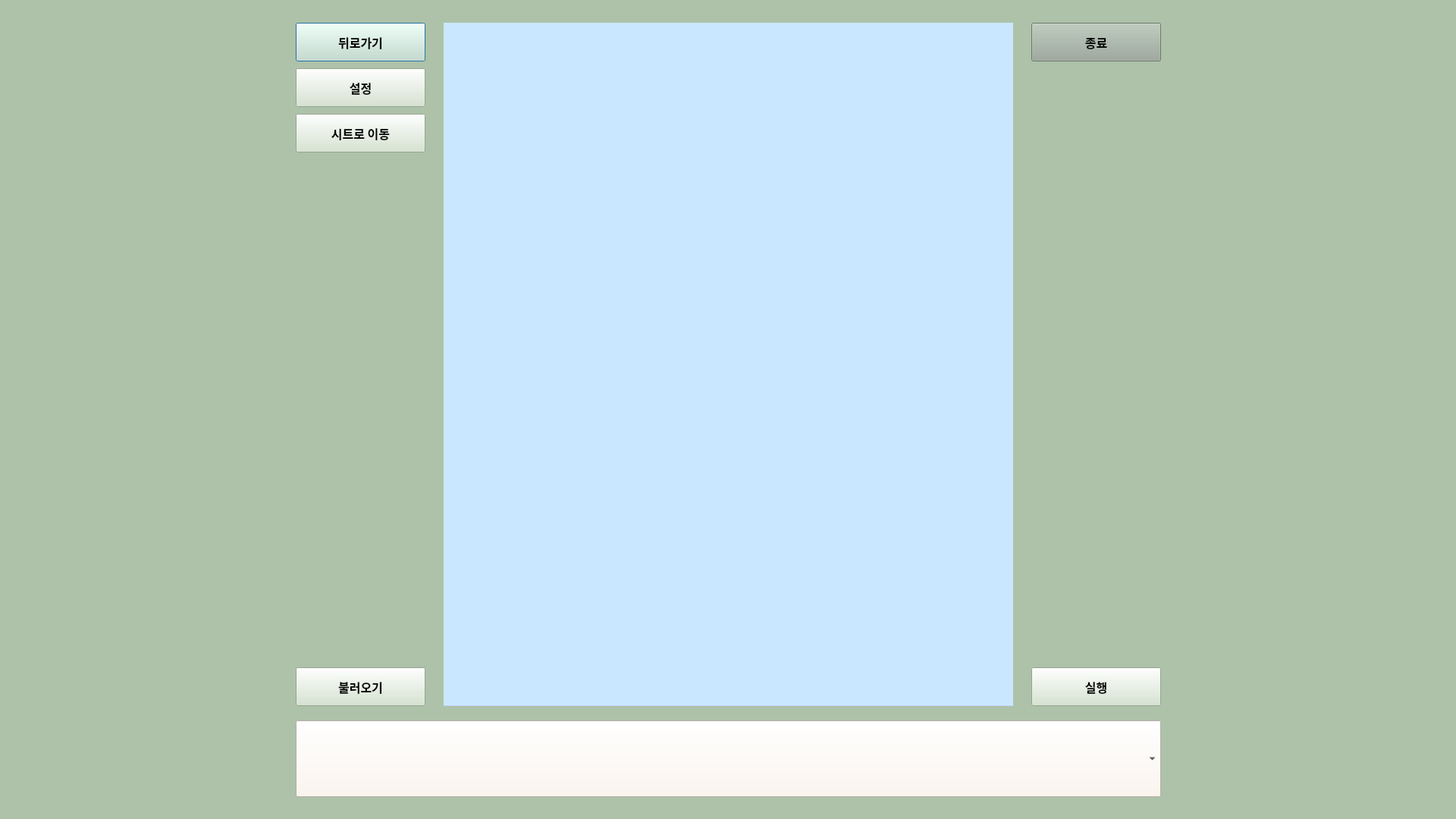
<?xml version="1.0" encoding="UTF-8"?>
<ui version="4.0">
 <class>Dialog</class>
 <widget class="QDialog" name="Dialog">
  <property name="geometry">
   <rect>
    <x>0</x>
    <y>0</y>
    <width>1920</width>
    <height>1080</height>
   </rect>
  </property>
  <property name="windowTitle">
   <string>Dialog</string>
  </property>
  <property name="styleSheet">
   <string notr="true">background-color:rgb(173, 194, 169)</string>
  </property>
  <widget class="QLabel" name="closemouth">
   <property name="geometry">
    <rect>
     <x>585</x>
     <y>30</y>
     <width>751</width>
     <height>900</height>
    </rect>
   </property>
   <property name="styleSheet">
    <string notr="true">background-color: rgb(201, 232, 255)</string>
   </property>
   <property name="text">
    <string/>
   </property>
   <property name="pixmap">
    <pixmap>방송부 버츄얼 그림/일곽버츄얼호랑이/A3.PNG</pixmap>
   </property>
   <property name="scaledContents">
    <bool>true</bool>
   </property>
  </widget>
  <widget class="QPushButton" name="returnbutton">
   <property name="geometry">
    <rect>
     <x>390</x>
     <y>30</y>
     <width>171</width>
     <height>51</height>
    </rect>
   </property>
   <property name="font">
    <font>
     <family>한컴 고딕</family>
     <pointsize>12</pointsize>
     <weight>75</weight>
     <bold>true</bold>
    </font>
   </property>
   <property name="styleSheet">
    <string notr="true">background-color: rgb(211, 228, 205)</string>
   </property>
   <property name="text">
    <string>뒤로가기</string>
   </property>
  </widget>
  <widget class="QLabel" name="speakinggif">
   <property name="geometry">
    <rect>
     <x>585</x>
     <y>30</y>
     <width>751</width>
     <height>901</height>
    </rect>
   </property>
   <property name="styleSheet">
    <string notr="true">background-color: rgb(201, 211, 255)</string>
   </property>
   <property name="text">
    <string/>
   </property>
   <property name="scaledContents">
    <bool>true</bool>
   </property>
  </widget>
  <widget class="QPushButton" name="tosheetbutton">
   <property name="geometry">
    <rect>
     <x>390</x>
     <y>150</y>
     <width>171</width>
     <height>51</height>
    </rect>
   </property>
   <property name="font">
    <font>
     <family>한컴 고딕</family>
     <pointsize>12</pointsize>
     <weight>75</weight>
     <bold>true</bold>
    </font>
   </property>
   <property name="styleSheet">
    <string notr="true">background-color: rgb(211, 228, 205)</string>
   </property>
   <property name="text">
    <string>시트로 이동</string>
   </property>
  </widget>
  <widget class="QPushButton" name="getsheetbutton">
   <property name="geometry">
    <rect>
     <x>390</x>
     <y>880</y>
     <width>171</width>
     <height>51</height>
    </rect>
   </property>
   <property name="font">
    <font>
     <family>한컴 고딕</family>
     <pointsize>12</pointsize>
     <weight>75</weight>
     <bold>true</bold>
    </font>
   </property>
   <property name="styleSheet">
    <string notr="true">background-color: rgb(211, 228, 205)</string>
   </property>
   <property name="text">
    <string>불러오기</string>
   </property>
  </widget>
  <widget class="QPushButton" name="launchbutton">
   <property name="geometry">
    <rect>
     <x>1360</x>
     <y>880</y>
     <width>171</width>
     <height>51</height>
    </rect>
   </property>
   <property name="font">
    <font>
     <family>한컴 고딕</family>
     <pointsize>12</pointsize>
     <weight>75</weight>
     <bold>true</bold>
    </font>
   </property>
   <property name="styleSheet">
    <string notr="true">background-color: rgb(211, 228, 205)</string>
   </property>
   <property name="text">
    <string>실행</string>
   </property>
  </widget>
  <widget class="QComboBox" name="comboBox">
   <property name="geometry">
    <rect>
     <x>390</x>
     <y>950</y>
     <width>1141</width>
     <height>101</height>
    </rect>
   </property>
   <property name="styleSheet">
    <string notr="true">background-color:rgb(254, 245, 237)</string>
   </property>
  </widget>
  <widget class="QPushButton" name="quitbutton">
   <property name="geometry">
    <rect>
     <x>1360</x>
     <y>30</y>
     <width>171</width>
     <height>51</height>
    </rect>
   </property>
   <property name="font">
    <font>
     <family>한컴 고딕</family>
     <pointsize>12</pointsize>
     <weight>75</weight>
     <bold>true</bold>
    </font>
   </property>
   <property name="styleSheet">
    <string notr="true">background-color:rgb(153, 167, 153)</string>
   </property>
   <property name="text">
    <string>종료</string>
   </property>
  </widget>
  <widget class="QPushButton" name="settingbutton">
   <property name="geometry">
    <rect>
     <x>390</x>
     <y>90</y>
     <width>171</width>
     <height>51</height>
    </rect>
   </property>
   <property name="font">
    <font>
     <family>한컴 고딕</family>
     <pointsize>12</pointsize>
     <weight>75</weight>
     <bold>true</bold>
    </font>
   </property>
   <property name="styleSheet">
    <string notr="true">background-color: rgb(211, 228, 205)</string>
   </property>
   <property name="text">
    <string>설정</string>
   </property>
  </widget>
  <zorder>speakinggif</zorder>
  <zorder>closemouth</zorder>
  <zorder>returnbutton</zorder>
  <zorder>tosheetbutton</zorder>
  <zorder>getsheetbutton</zorder>
  <zorder>launchbutton</zorder>
  <zorder>comboBox</zorder>
  <zorder>quitbutton</zorder>
  <zorder>settingbutton</zorder>
 </widget>
 <resources/>
 <connections/>
</ui>
